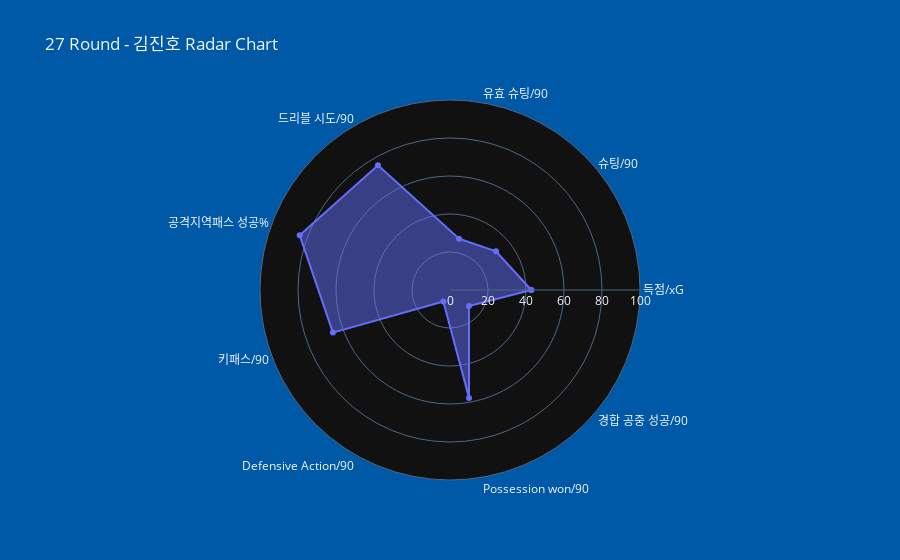

The code cell stored with this chart in its notebook:
### Code cell
mh_radar = RadarChart('김진호', '광주', 27, df)
mh_radar.plot()
mh_radar.save_as_html()

### Figure 1 — Plotly figure (JSON) as saved in the notebook; plotly's stock layout.template omitted (floating-point values rounded to 4 significant figures)
{"data": [{"fill": "toself", "name": "김진호", "r": [42.79, 31.63, 27.44, 75.81, 84.19, 65.58, 6.977, 57.67, 13.02, 42.79], "theta": ["득점/xG", "슈팅/90", "유효 슈팅/90", "드리블 시도/90", "공격지역패스 성공%", "키패스/90", "Defensive Action/90", "Possession won/90", "경합 공중 성공/90", "득점/xG"], "type": "scatterpolar"}], "layout": {"polar": {"radialaxis": {"range": [0, 100]}, "angularaxis": {"showgrid": false}}, "plot_bgcolor": "rgb(0,22,72)", "paper_bgcolor": "rgb(0,89,167)", "title": {"text": "27 Round - 김진호 Radar Chart"}}}
